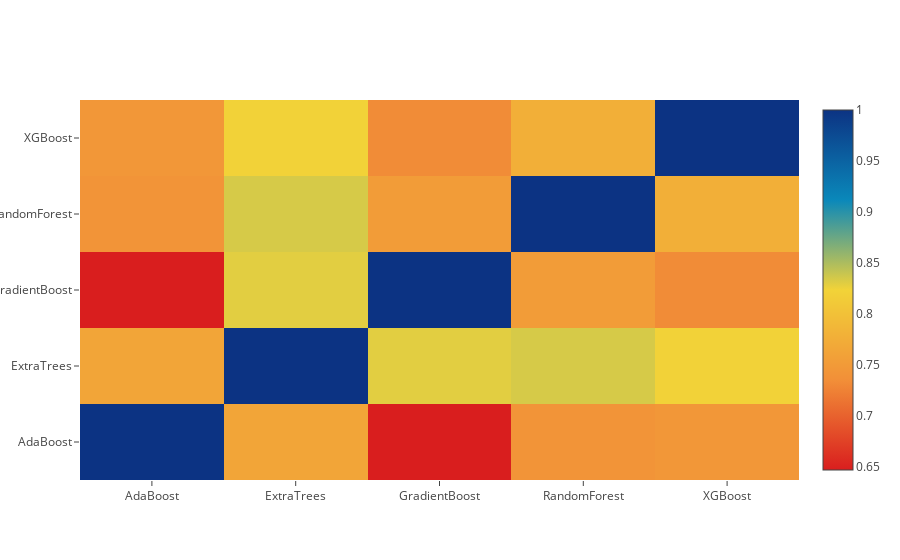

Notebook cell for this chart:
### Code cell
#Show a heatmap of the correlation between predictions, ideally, we'd have little-to-no correlation
data = [
    go.Heatmap(
        z= base_predictions_train.astype(float).corr().values ,
        x=base_predictions_train.columns.values,
        y= base_predictions_train.columns.values,
          colorscale='Portland',
            showscale=True,
            reversescale = True
    )
]
py.iplot(data, filename='labelled-heatmap')

### Figure 1 — Plotly figure (JSON) as saved in the notebook; plotly's stock layout.template omitted (floating-point values rounded to 4 significant figures)
{"data": [{"colorscale": "Portland", "reversescale": true, "showscale": true, "type": "heatmap", "x": ["AdaBoost", "ExtraTrees", "GradientBoost", "RandomForest", "XGBoost"], "y": ["AdaBoost", "ExtraTrees", "GradientBoost", "RandomForest", "XGBoost"], "z": [[1, 0.7642, 0.6468, 0.7416, 0.7457], [0.7642, 1, 0.8297, 0.8341, 0.8223], [0.6468, 0.8297, 1, 0.7523, 0.7326], [0.7416, 0.8341, 0.7523, 1, 0.7762], [0.7457, 0.8223, 0.7326, 0.7762, 1]]}], "layout": {}}
